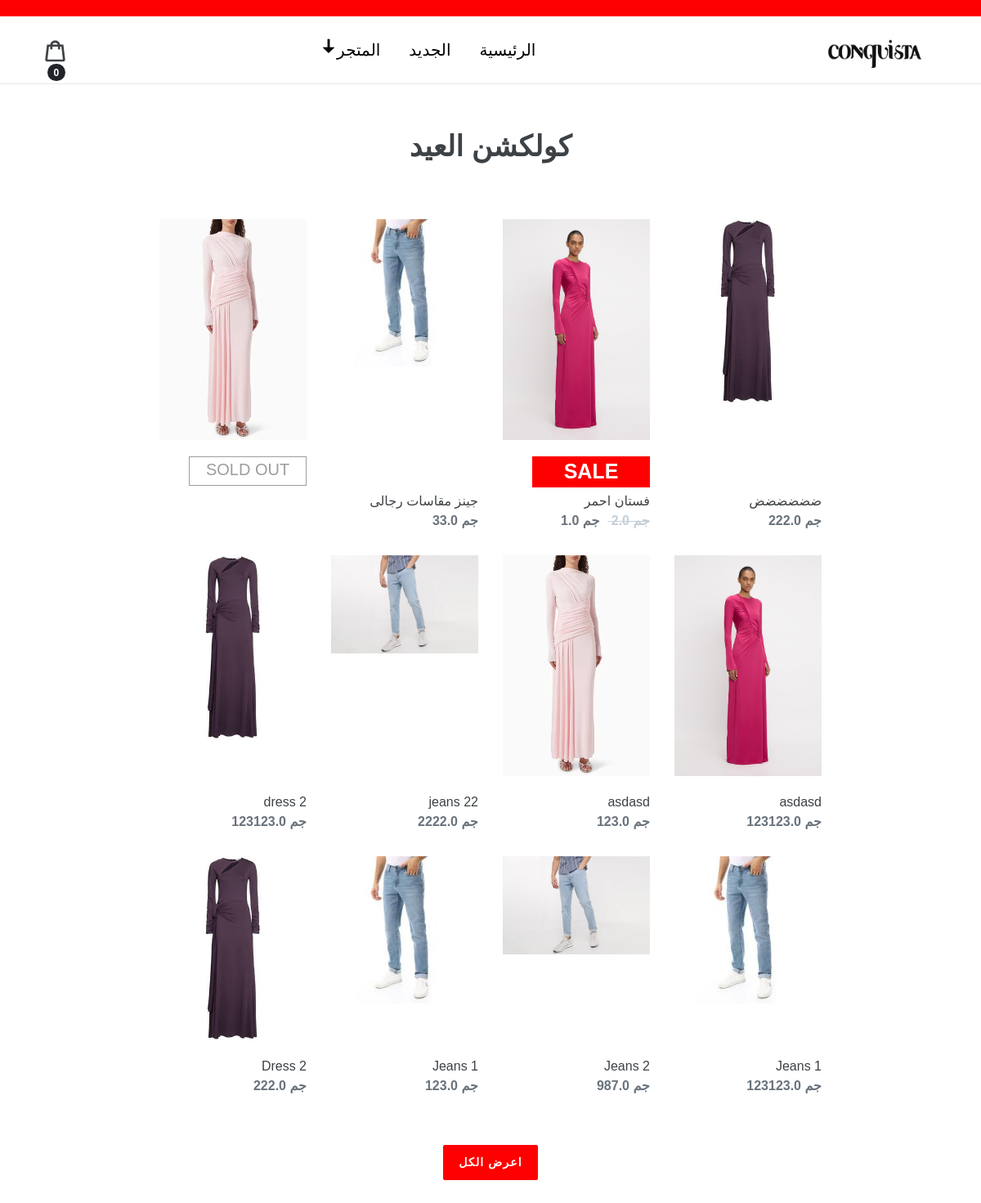
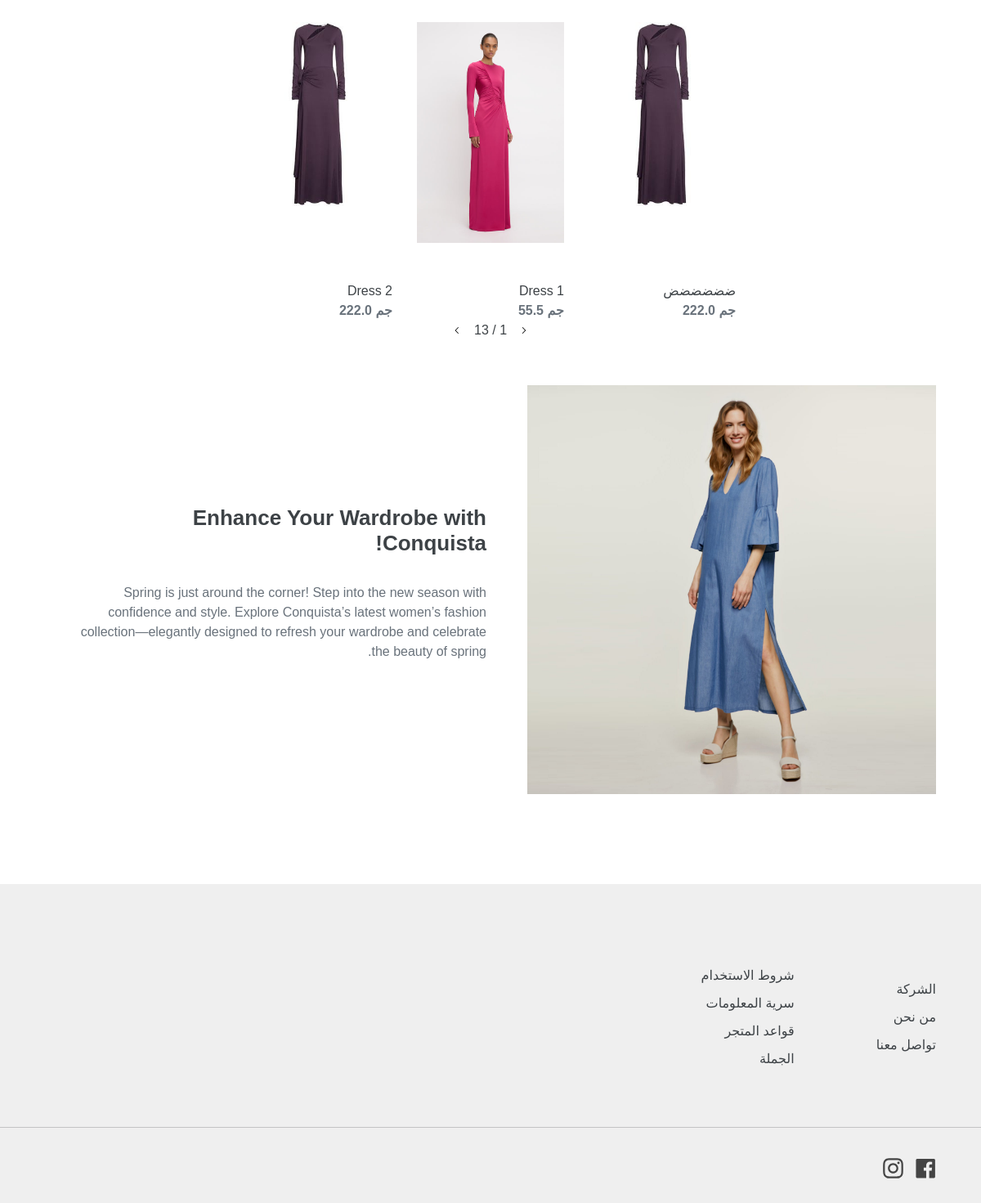
The app's page / (signed in) with its own data (2 pictures, top to bottom).
### store/models.py (models this page shows, shortened)
class HomePage(models.Model):
    HomePageSeasonTitle=models.CharField(max_length=200,blank=True,null=True)
    HomePageImage = models.ImageField()
    HomePageImageTitle = models.CharField(max_length=200,blank=True,null=True)
    HomePageParagraph = models.TextField(blank=True,null=True)

class Product(models.Model):
    name = models.CharField(max_length=200,blank=True,null=True)
    price = models.FloatField(blank=True,null=True)
    category=models.ForeignKey(Category,on_delete=models.CASCADE)
    size=models.ManyToManyField(Size,through='ProductSize',blank=True)
    isNew = models.BooleanField(default=False,verbose_name="منتج جديد")
    isOnSale = models.BooleanField(default=False,verbose_name="المنتج عليه عرض")
    SalePrice = models.FloatField(default=0,blank=True,null=False,verbose_name="سعر العرض")
    isSoldOut = models.BooleanField(default=False,verbose_name="المنتج غير متاح")
    slug = models.SlugField(max_length=200,null=True,blank=True,allow_unicode=True)
    desc = models.TextField(blank=True,null=True)
    image = models.ImageField()

### store/views.py (the view)
# urls.py: path('',homePage,name="home"),
def homePage(request):
    allProducts = Product.objects.all()
    products  = Product.objects.all().order_by('-pk').filter(isNew=True)[:12]
    homeInfo = HomePage.objects.get()
    context={'products':products,'homeInfo':homeInfo,'allProducts':allProducts}
    return render(request,"store/home.html",context)

### store/context_processors.py (called while the page is built)
def store_menu(request):
    menu_items = Category.objects.all()
    logo = logoURL()
    return {'menu_items':menu_items,'logo':logo}

def logoURL():
    try:
        logo = WebSiteInfo.objects.get().Logo.url
        return logo
    except:
        return ''

def cart_badge(request):
    try:
        cart = json.loads(request.COOKIES['cart'])
    except:
        cart = {}
    cart_items=0
    for i in cart:
        cart_items += int(cart[i]['quantity'])
    return {'cart_items':cart_items}

### store/templates/store/home.html (shortened to what this page needs)
{% extends 'store/base.html' %}
{% load static %}
{% block content %}
<div class="main-container">
    <h2>{{homeInfo.HomePageSeasonTitle}}</h2>
    <div class="grid-container">
        {% for prod in products %}
        <div class="product-card" {% if prod.isSoldOut %} style="justify-content: flex-start;"  {% endif %}>
            <a href="{% url 'product' prod.slug %}" class="card-anchor">
            </a>
            <div>
                <img
                    class="grid-image"
                    src="{{prod.image.url}}"
                    alt="{{prod.name}}" />
            </div>
            {% if prod.isSoldOut %}
            <div class="sold-out">SOLD OUT</div>
            {% else %}
                {% if prod.isOnSale %}
                <div class="sale">SALE</div>
                {% endif %}
                <div>
                    <div class="product-card-title">{{prod.name}}</div>
                    {% if prod.isOnSale %}
                    <span class="price-item saleClass"> جم {{prod.price}} </span>
                    <span class="price-item"> جم {{prod.SalePrice}} </span>
                    {% else %}
                    <span class="price-item"> جم {{prod.price}} </span>
                    {% endif %}
                </div>
            {% endif %}
        </div>
        {% endfor %}
    </div>
    <a class="View-all" href="{% url 'new-arrivals' %}">اعرض الكل</a>
</div>
<div class="collection">
     <div class="swiper mySwiper">
        <div class="grid-carousel-container swiper-wrapper" style="flex-grow: inherit;">
            {% for prod in allProducts %}
            <div class="carousel-card swiper-slide" style="display: flex; flex-direction: column; justify-content: space-between;">
                <a href="{% url 'product' prod.slug %}" class="card-anchor">
                </a>
                <div>
                    <img
                        class="grid-image"
                        src="{{prod.image.url}}"
                        alt="{{prod.name}}" />
                </div>
                {% if prod.isSoldOut %}
            <div class="sold-out" style="width: 70%;">SOLD OUT</div>
            {% else %}
                <div>
                    <div class="product-card-title">{{prod.name}}</div>
                    {% if prod.isOnSale %}
                    <span class="price-item saleClass"> جم {{prod.price}} </span>
                    <span class="price-item"> جم {{prod.SalePrice}} </span>
                    {% else %}
                    <span class="price-item"> جم {{prod.price}} </span>
                    {% endif %}
                </div>
            {% endif %}
            </div>
            {% endfor %}
        </div>
     </div>
     <div class="slider-container">
        <div class="slider-buttons">
            <button class="slider2" style="width: 15px">
                <svg viewBox="0 0 10 6">
                    <path
                        fill-rule="evenodd"
                        clip-rule="evenodd"
                        d="M9.354.646a.5.5 0 00-.708 0L5 4.293 1.354.646a.5.5 0 00-.708.708l4 4a.5.5 0 00.708 0l4-4a.5.5 0 000-.708z"
                        fill="currentColor"></path>
                </svg>
            </button>
            <div class="swiper-pagination" style="position:inherit;"></div>
            <button class="slider1" style="width: 15px">
                <svg viewBox="0 0 10 6">
                    <path
                        fill-rule="evenodd"
                        clip-rule="evenodd"
                        d="M9.354.646a.5.5 0 00-.708 0L5 4.293 1.354.646a.5.5 0 00-.708.708l4 4a.5.5 0 00.708 0l4-4a.5.5 0 000-.708z"
                        fill="currentColor"></path>
                </svg>
            </button>
        </div>
    </div>
</div>
<div class="feature">
    <img
        class="feature-image"
        src="{{homeInfo.HomePageImage.url}}"
        data-widths="[180, 360, 540, 720, 900, 1080, 1296, 1512, 1728, 2048]"
        data-aspectratio="1.0"
        data-sizes="auto" />
    <div class="feature-text">
        <h2 class="feature-h2">{{homeInfo.HomePageImageTitle}}</h2>
        <p class="feature-p">
            {{homeInfo.HomePageParagraph}}
        </p>
    </div>
</div>
{% endblock content %}

### static/css/main2.css (style rules this page uses)
* { margin: 0; padding: 0; box-sizing: border-box; font-family: "Gill Sans", sans-serif; }
a { text-decoration: none; color: #3d4246; }
body { font-family: "Work Sans", sans-serif; font-size: 16px; line-height: 1.5; font-weight: 400; font-style: normal; color: #3d4246; background-color: #fff; }
.main-container { padding-top: 55px; display: flex; flex-direction: column; align-items: center; padding-bottom: 55px; }
h2 { font-style: normal; font-weight: 900; line-height: 1.2; overflow-wrap: break-word; word-wrap: break-word; font-size: 35px; text-transform: uppercase; }
.grid-container { display: grid; grid-template-columns: repeat(4, 1fr); justify-content: center; margin: 5%; gap: 30px; }
.price-item { color: #69727b; font-weight: 600; }
.product-card { position: relative; width: 80%; max-height: 400px; display: flex; flex-direction: column; justify-content: space-between; gap: 20px; }
.card-anchor { position: absolute; top: 0; right: 0; bottom: 0; left: 0; z-index: 2; }
.View-all { padding: 10px 18px; user-select: none; width: auto; text-align: center; vertical-align: middle; cursor: pointer; border: 1px solid transparent; border-radius: 2px; background-color: red; color: #fff; font-weight: 600; text-transform: uppercase; letter-spacing: 0.08em; font-size: 14px; }
.feature { display: flex; padding: 55px; gap: 50px; }
.feature-text { display: flex; flex-direction: column; justify-content: center; padding-top: 35px; padding-bottom: 35px; flex: 0 1 50%; max-width: 500px; }
.feature-image { max-width: 500px; max-height: 500px; width: 100%; }
.feature-h2 { font-size: 1.625em; text-transform: none; letter-spacing: 0; word-wrap: break-word; font-style: normal; font-weight: 600; line-height: 1.2; margin: 0 0 17.5px; }
.feature-p { color: #69727b; margin: 0 0 19.44444px; margin-bottom: 0; display: block; margin-block-start: 1em; margin-block-end: 1em; margin-inline-start: 0px; margin-inline-end: 0px; }
.collection { margin: 0 25% 0 25%; }
.slider1 { rotate: 90deg; border: none; background-color: transparent; }
.slider2 { rotate: -90deg; border: none; background-color: transparent; }
.slider-buttons { display: flex; gap: 10px; }
.slider-container { display: flex; justify-content: center; flex-direction: column; align-items: center; gap: 35px; }
.grid-image { max-width: 180px; }
.sale { background-color: red; color: white; text-align: center; font-size: 25px; font-weight: 700; margin-bottom: -15px; }
.saleClass { text-decoration: line-through; margin-left: 10px; color: #c4cfd9; }
.sold-out { background-color: transparent; color: #9e9e9e; text-align: center; font-size: 20px; border: 1px solid; height: 36px; }

### records on screen
HomePage: HomePageSeasonTitle "كولكشن العيد", HomePageImage (picture), HomePageImageTitle "Enhance Your Wardrobe with Conquista!", HomePageParagraph "Spring is just around the corner! Step into the new season with confidence and style. Explore Conquista’s latest women’s fashion collection—elegantly designed to refresh your wardrobe and celebrate the beauty of spring."
Product: image (picture), name "ضضضضضض", price "222.0"
Product: image (picture), isOnSale "SALE", name "فستان احمر", price "2.0", SalePrice "1.0"
Product: image (picture), name "جينز مقاسات رجالى", price "33.0"
Product: image (picture), isSoldOut "SOLD OUT"
Product: image (picture), name "asdasd", price "123123.0"
Product: image (picture), name "asdasd", price "123.0"
Product: image (picture), name "jeans 22", price "2222.0"
Product: image (picture), name "dress 2", price "123123.0"
Product: image (picture), name "Jeans 1", price "123123.0"
Product: image (picture), name "Jeans 2", price "987.0"
Product: image (picture), name "Jeans 1", price "123.0"
Product: image (picture), name "Dress 2", price "222.0"
Product: image (picture), name "Dress 1", price "55.5"

### other values on screen
{{ cart_items }} "0"
